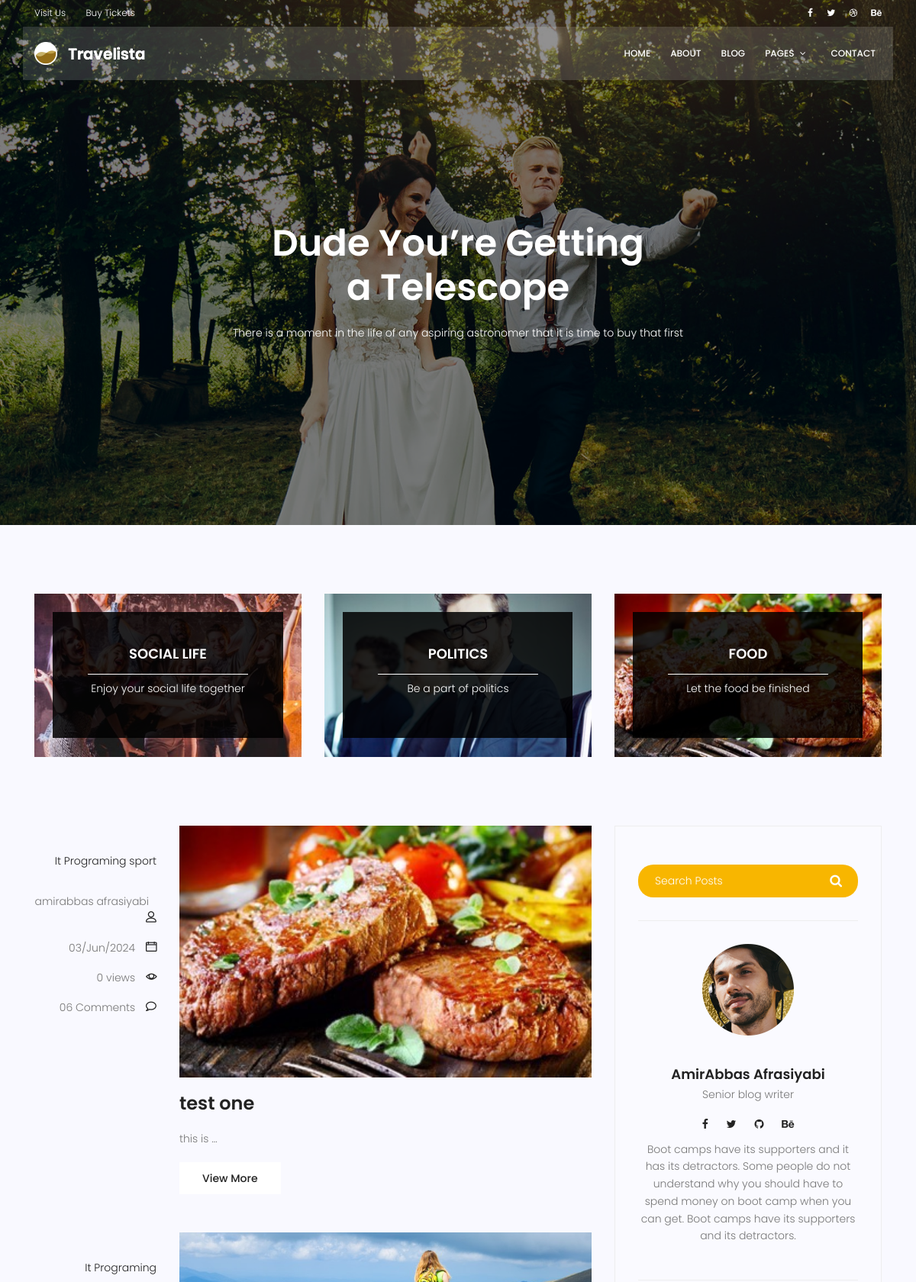
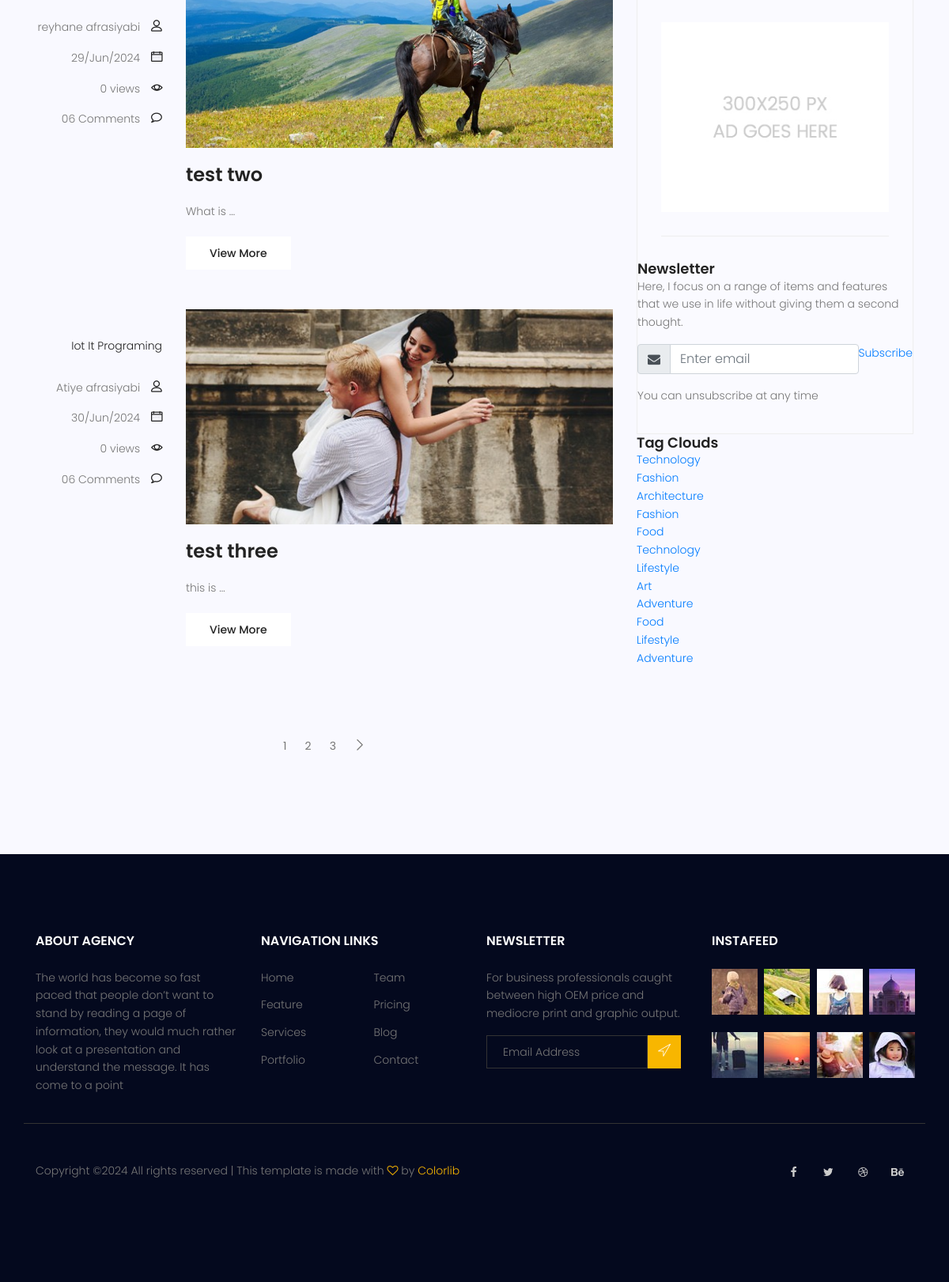
Page /blog on the committed database (2 pictures, top to bottom).
### blog/models.py (models this page shows, shortened)
class category(models.Model):
    name = models.CharField(max_length=255)

class Post(models.Model):
    image = models.ImageField(upload_to='blog/',default='blog/default.jpg')
    author = models.ForeignKey(User, related_name = "author" , on_delete=models.SET_NULL, null=True)
    title = models.CharField(max_length=100)
    content = models.TextField()
    category  = models.ManyToManyField(category, blank=True,)
    counted_views = models.IntegerField(default=0)
    status = models.BooleanField( default= False)
    published_date = models.DateTimeField(null= True)
    created_date = models.DateTimeField(auto_now_add=True )
    updated_date = models.DateTimeField(auto_now=True)
    class Meta:
        ordering = ['created_date']
        verbose_name = 'پست'
        verbose_name_plural = ' پست ها'

### blog/views.py (the view)
# urls.py: path('', blog_view, name='index'),
def blog_view(request, cat_name=None, author_username=None):
    posts = Post.objects.filter(status=1)
    if cat_name:
        posts = posts.filter(category__name=cat_name)
    if author_username:
        posts = posts.filter(author__username=author_username)
    posts = Paginator(posts,3)
    try:
        page_number = request.GET.get('page')
        posts = posts.get_page(page_number)
    except PageNotAnInteger:
        posts = posts.get_page(1)
    except EmptyPage:
        posts = posts.get_page(1)
    context = {'posts': posts}
    return render(request, 'blog/blog-home.html', context)

### templates/blog/blog-home.html (shortened to what this page needs)
{% extends "base.html" %}
{% load static %}
{% load blog_tags %}
{% block content %}
<section class="banner-area relative blog-home-banner" id="home">
  <div class="overlay overlay-bg"></div>
  <div class="container">
    <div class="row d-flex align-items-center justify-content-center">
      <div class="about-content blog-header-content col-lg-12">
        <h1 class="text-white">Dude You’re Getting a Telescope</h1>
        <p class="text-white">
          There is a moment in the life of any aspiring astronomer that it is
          time to buy that first
        </p>
      </div>
    </div>
  </div>
</section>
<section class="top-category-widget-area pt-90 pb-90">
  <div class="container">
    <div class="row">
      <div class="col-lg-4">
        <div class="single-cat-widget">
          <div class="content relative">
            <div class="overlay overlay-bg"></div>
            <a href="#" target="_blank">
              <div class="thumb">
                <img
                  class="content-image img-fluid d-block mx-auto"
                  src="{% static 'img/blog/cat-widget1.jpg' %}"
                  alt=""
                />
              </div>
              <div class="content-details">
                <h4 class="content-title mx-auto text-uppercase">
                  Social life
                </h4>
                <span></span>
                <p>Enjoy your social life together</p>
              </div>
            </a>
          </div>
        </div>
      </div>
      <div class="col-lg-4">
        <div class="single-cat-widget">
          <div class="content relative">
            <div class="overlay overlay-bg"></div>
            <a href="#" target="_blank">
              <div class="thumb">
                <img
                  class="content-image img-fluid d-block mx-auto"
                  src="{% static 'img/blog/cat-widget2.jpg' %}"
                  alt=""
                />
              </div>
              <div class="content-details">
                <h4 class="content-title mx-auto text-uppercase">Politics</h4>
                <span></span>
                <p>Be a part of politics</p>
              </div>
            </a>
          </div>
        </div>
      </div>
      <div class="col-lg-4">
        <div class="single-cat-widget">
          <div class="content relative">
            <div class="overlay overlay-bg"></div>
            <a href="#" target="_blank">
              <div class="thumb">
                <img
                  class="content-image img-fluid d-block mx-auto"
                  src="{% static 'img/blog/cat-widget3.jpg' %}"
                  alt=""
                />
              </div>
              <div class="content-details">
                <h4 class="content-title mx-auto text-uppercase">Food</h4>
                <span></span>
                <p>Let the food be finished</p>
              </div>
            </a>
          </div>
        </div>
      </div>
    </div>
  </div>
</section>
<section class="post-content-area">
  <div class="container">
    <div class="row">
      <div class="col-lg-8 posts-list">
        {% for post in posts %}
        <div class="single-post row">
          <div class="col-lg-3 col-md-3 meta-details">
            <ul class="tags">
              {% for cat in post.category.all %}
                <li><a href=""{% url 'blog:category' cat_name=cat.name %}>{{ cat.name }}</a></li>
              {% endfor %}
            </ul>
            <div class="user-details row">
              <p class="user-name col-lg-12 col-md-12 col-6">
                <a href="{% url 'blog:author' author_username=post.author.username %}">{{post.author.get_full_name}}</a> <span class="lnr lnr-user"></span>
              </p>
              <p class="date col-lg-12 col-md-12 col-6">
                <a href="#">{{post.published_date|date:"d/M/Y"}}</a>
                <span class="lnr lnr-calendar-full"></span>
              </p>
              <p class="view col-lg-12 col-md-12 col-6">
                <a href="#">{{post.counted_views}} views</a>
                <span class="lnr lnr-eye"></span>
              </p>
              <p class="comments col-lg-12 col-md-12 col-6">
                <a href="#">06 Comments</a> <span class="lnr lnr-bubble"></span>
              </p>
            </div>
          </div>
          <div class="col-lg-9 col-md-9">
            <div class="feature-img">
              <img
                class="img-fluid"
                src="{{post.image.url}}"
                alt=""
              />
            </div>
            <a class="posts-title" href="{% url 'blog:single' pid=post.id %}">
              <h3>{{post.title}}</h3>
            </a>
            <p class="excert">{{post.content|truncatechars:9}}</p>
            <a href="{% url 'blog:single' pid=post.id %}" class="primary-btn">View More</a>
          </div>
        </div>
        {% endfor %}
        <nav class="blog-pagination justify-content-center d-flex">
        <ul class="pagination">
            {% for i in posts.paginator.page_range %}
            <li class="page-item"><a href="?page={{i}}" class="page-link">{{i}}</a></li>
            {% endfor %}
            {% if posts.has_next %}
            <li class="page-item">
              <a href="page={{ posts.next_page_number }}" class="page-link" aria-label="Next">
                <span aria-hidden="true">
                  <span class="lnr lnr-chevron-right"></span>
                </span>
              </a>
            </li>
            {% endif %}
          </ul>
        </nav>
      </div>
      <div class="col-lg-4 sidebar-widgets">
        <div class="widget-wrap">
          {% include "blog/blog-search.html" %}
          {% include "blog/blog-writter.html" %}
          {% include "blog/blog-ads.html" %}
          {% include "blog/blog-news.html" %}
          {% include "blog/blog-tags.html" %}
        </div>
      </div>
    </div>
</section>
{% endblock %}

### rows in the picture
Post: author.get_full_name "amirabbas afrasiyabi", published_date "03/Jun/2024", counted_views "0", image (picture), title "test one", content "this is …"
category: name "It"
category: name "Programing"
category: name "sport"
Post: author.get_full_name "reyhane afrasiyabi", published_date "29/Jun/2024", counted_views "0", image (picture), title "test two", content "What is …"
Post: author.get_full_name "Atiye afrasiyabi", published_date "30/Jun/2024", counted_views "0", image (picture), title "test three", content "this is …"
category: name "Iot"

### other values in the picture
{{ i }} "1" "2" "3"
